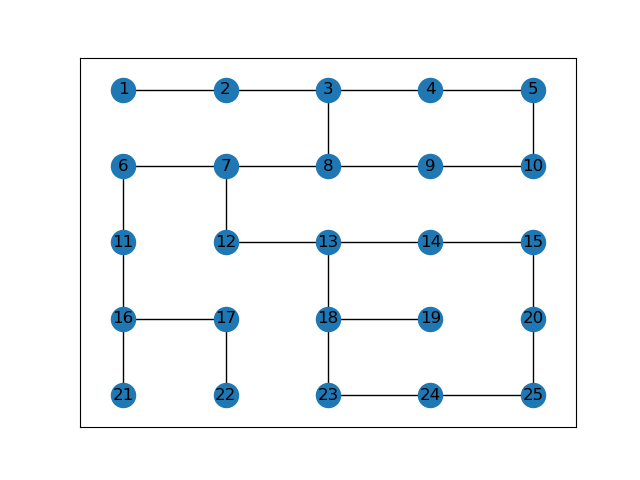

Recreate this plot in Python.
import networkx as nx
import matplotlib.pyplot as plt
import pandas as pd
import numpy as np

edgelist = pd.read_csv('edgelist.csv', header=None).to_numpy()
G = nx.from_edgelist(edgelist).to_undirected()
pos_f = lambda n: ((n-1)%5 , 5-((n-1)//5))
pos = {n: pos_f(n) for n in G.nodes}
nx.draw_networkx(G, pos)
plt.savefig('library_labyrinth.png')
